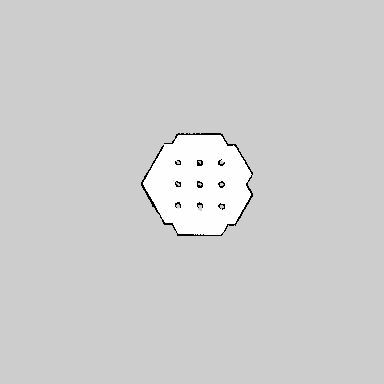
#> input picture map.pgm, 384 x 384 px
$ python opencv_test.py   (Python 2 division)
#> lines starting #> are read from the running program, lines starting #| are printed output that depends on the picture; after the words box and inside, x2 and y2 are one past the last pixel; in counts of white or black regions, pixels touching at a corner belong together
import numpy as np
import cv2

# Load an color image in grayscale and make all the obstacles 255
img = cv2.imread('map.pgm',0)
#> img is the input picture: shape (384, 384); min 0, max 254, mean 206.5
ret,imgProcessed = cv2.threshold(img,165,255,cv2.THRESH_BINARY)
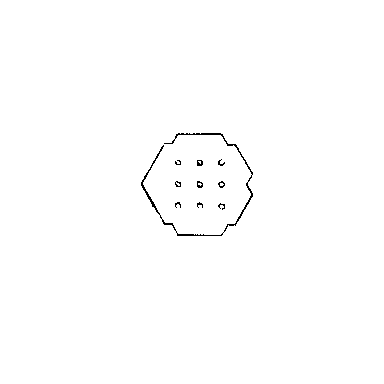
#> imgProcessed: shape (384, 384); 99.5% white; black in thin lines or dots, all inside (x1, y1, x2, y2) = (141, 133, 253, 236)

# imgProcessed is the array you are working with
print imgProcessed
#> (printed output is left out)

#drawing of line, (img, pt1,pt2,colour,thickness)
cv2.line(imgProcessed,(0,0),(511,511),(0,0,0),1)
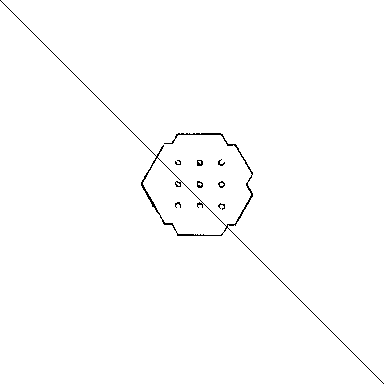
#> imgProcessed: shape (384, 384); 99.2% white; black in thin lines or dots
#a way to show the img
cv2.imshow('image',imgProcessed)
cv2.waitKey(0)
cv2.destroyAllWindows()

$ run again, with faketank.pgm copied over map.pgm
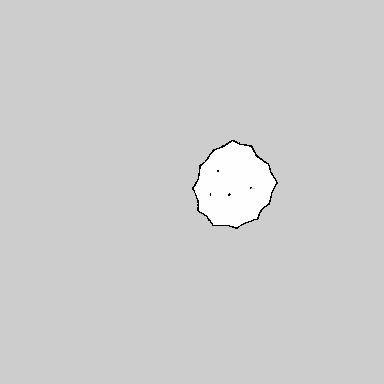
#> input picture faketank.pgm, 384 x 384 px
#> img is the input picture: shape (384, 384); min 0, max 254, mean 206
#> `ret,imgProcessed = cv2.threshold(img,165,255,cv2.THRESH_BINARY)`:
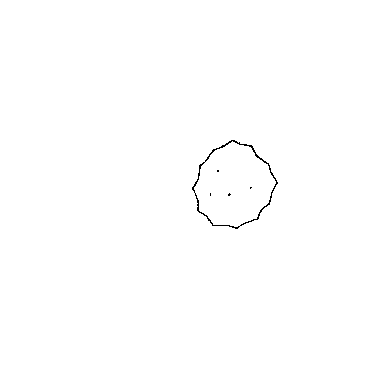
#> imgProcessed: shape (384, 384); 99.7% white; black in thin lines or dots, all inside (x1, y1, x2, y2) = (192, 140, 278, 229)
#> (printed output is left out)
#> `cv2.line(imgProcessed,(0,0),(511,511),(0,0,0),1)`:
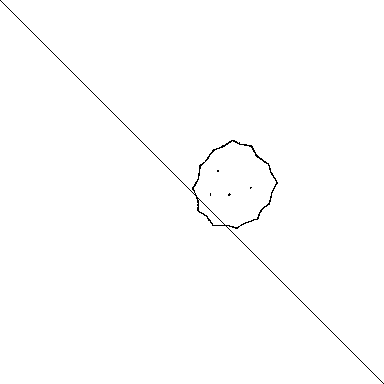
#> imgProcessed: shape (384, 384); 99.5% white; black in thin lines or dots
